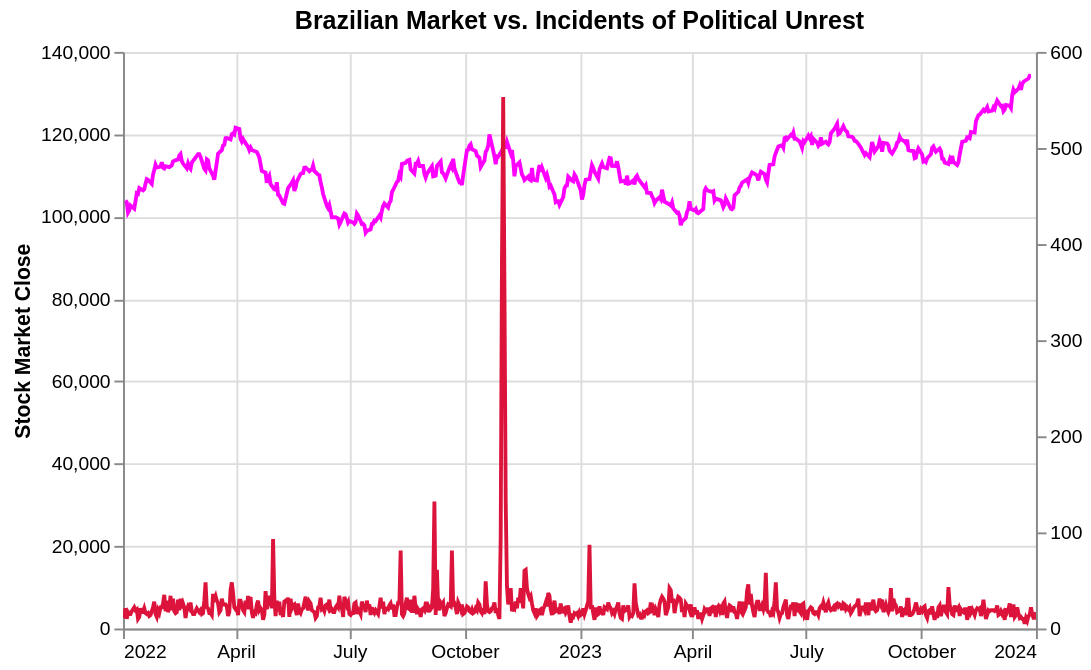

This figure's Vega-Lite source:
### Vega-Lite specification from a JSON file in a GitHub repository (floating-point values rounded to 4 significant figures; data arrays with more than 128 entries replaced by an {"elided": "..."} marker saying what was removed)
{"usermeta": {"embedOptions": {"theme": "dark"}}, "config": {"view": {"continuousWidth": 300, "continuousHeight": 300}}, "layer": [{"data": {"name": "data-55e0ebc240832f432b213031f5821595"}, "mark": {"type": "line", "color": "magenta"}, "encoding": {"tooltip": [{"field": "Date", "title": "Date", "type": "temporal"}, {"field": "Close", "title": "Closing", "type": "quantitative"}], "x": {"field": "Date", "title": "", "type": "temporal"}, "y": {"field": "Close", "title": "Stock Market Close", "type": "quantitative"}}, "name": "view_20"}, {"data": {"name": "data-baee10222454e13daafc86367027767f"}, "mark": {"type": "line", "color": "red"}, "encoding": {"color": {"value": "crimson"}, "tooltip": [{"field": "event_date", "title": "Date", "type": "temporal"}, {"field": "incident_count", "title": "Incidents", "type": "quantitative"}], "x": {"field": "event_date", "type": "temporal"}, "y": {"axis": {"titleColor": "crimson"}, "field": "incident_count", "title": "", "type": "quantitative"}}, "transform": [{"calculate": "\"\"", "as": "series"}]}], "height": 300, "params": [{"name": "param_35", "select": {"type": "interval", "encodings": ["x", "y"]}, "bind": "scales", "views": ["view_20"]}], "resolve": {"scale": {"y": "independent"}}, "title": "Brazilian Market vs. Incidents of Political Unrest", "width": 475, "$schema": "https://vega.github.io/schema/vega-lite/v5.20.1.json", "datasets": {"data-55e0ebc240832f432b213031f5821595": {"elided": "498 records"}, "data-baee10222454e13daafc86367027767f": {"elided": "731 records"}}}
